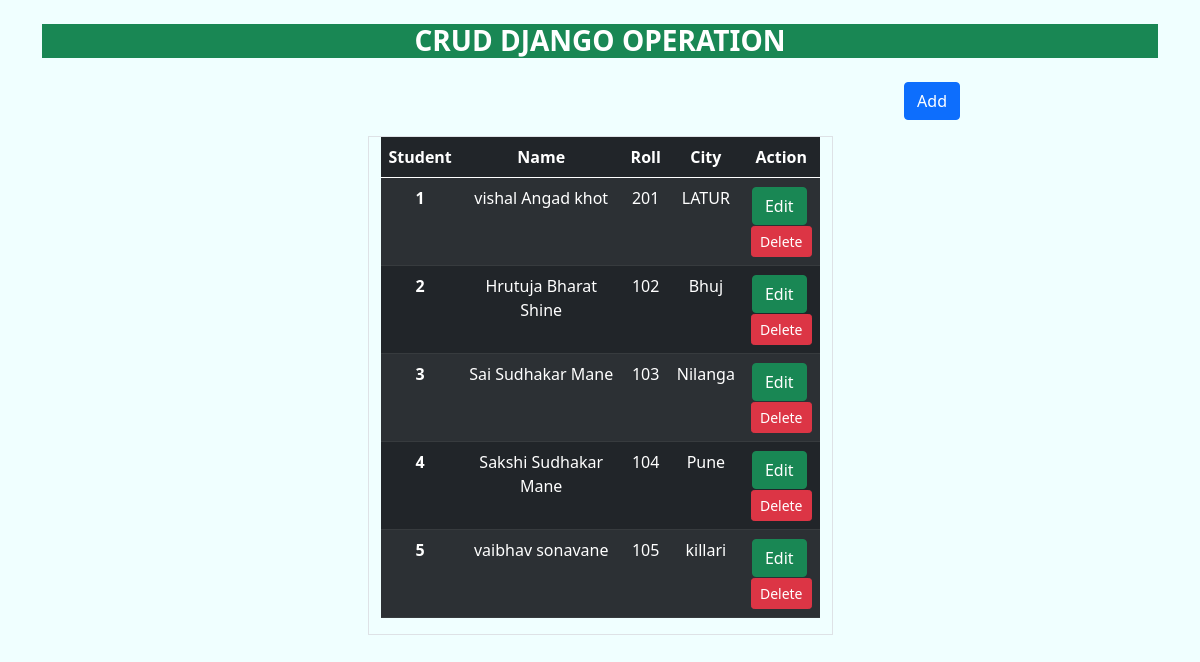
The page / on the database its author committed.
### core/models.py (models this page shows)
class student(models.Model):
    name=models.CharField(max_length=20)
    roll=models.IntegerField()
    city=models.CharField(max_length=20)

### core/views.py (the view)
# urls.py: path('',Home.as_view(),name='home'),
class Home(View):
    def get(self, request):
        sut_data=student.objects.all()
        return render(request,'core/home.html',{'studata':sut_data})

### core/templates/core/home.html (shortened to what this page needs)
{% extends 'core/base.html' %}
{% block contain %}
<section class="container">
  <h3 class="fw-bold btn-success justify-content-around my-4  text-center "> CRUD DJANGO OPERATION</h3>
  <div class="container">
    <div class="row justify-content-around mt-3 my-2  ">
      <div class="col-sm-8">
        <a href="{% url 'add_student' %}" class="btn btn-primary float-end">Add</a>
      </div>
    </div>
  </div>
  <div class="container">
    <div class="row justify-content-around my-4  text-center text-white mt-3">
      <div class="col-sm-5 border  ">
        <table class="table table-dark table-striped">
          <thead>
            <tr>
              <th scope="col">Student</th>
              <th scope="col">Name</th>
              <th scope="col">Roll</th>
              <th scope="col">City</th>
              <th scope="col"> Action</th>
            </tr>
          </thead>
          <tbody>
            {% for stud in studata %}
            <tr>
              <th scope="row">{{forloop.counter}}</th>
              <td>{{stud.name}}</td>
              <td>{{stud.roll}}</td>
              <td>{{stud.city}}</td>
              <td>
                  <table>
                    <tr>
                      <td>
                        <a href="{% url 'edit_student' stud.id %}" class="btn btn-success float-end  margin-left ">Edit</a>
                      </td>
                    </tr>
                  </table>
                  <form action="{% url 'delete_student' %}" method="post">
                    <input type="submit" value="Delete" class="btn btn-danger btn-sm">
                  </form>
              </td>
            </tr>
            {% endfor %}
          </tbody>
        </table>
      </div>
    </div>
  </div>
</section>
{% endblock contain %}

### core/templates/core/base.html (shortened to what this page needs)
<!doctype html>
<html lang="en">
  {% load static %}
  <head>
    <link href="https://cdn.jsdelivr.net/npm/bootstrap@5.0.2/dist/css/bootstrap.min.css" rel="stylesheet">
<link rel="stylesheet" href="{% static 'core/css/base.css' %}">
  </head>
  <body>
    {% block contain %}{% endblock contain %}
  </body>
</html>

### core/static/css/base.css (style rules this page uses)
body { background-color: azure; }

### rows shown on the page
student: name "vishal Angad khot", roll "201", city "LATUR"
student: name "Hrutuja Bharat Shine", roll "102", city "Bhuj"
student: name "Sai Sudhakar Mane", roll "103", city "Nilanga"
student: name "Sakshi Sudhakar Mane", roll "104", city "Pune"
student: name "vaibhav sonavane", roll "105", city "killari"
